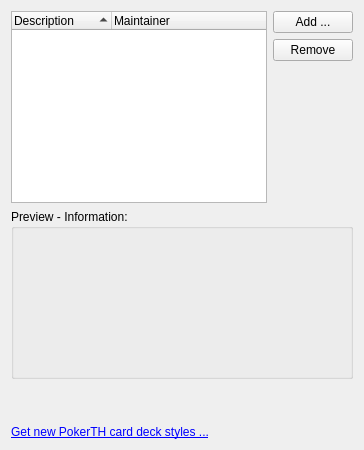
           <widget class="QWidget" name="tab_4">
            <attribute name="title">
             <string>Card Deck</string>
            </attribute>
            <layout class="QGridLayout" name="gridLayout_14">
             <item row="0" column="1">
              <layout class="QVBoxLayout" name="verticalLayout_2">
               <item>
                <widget class="QPushButton" name="pushButton_addCardDeckStyle">
                 <property name="text">
                  <string>Add ...</string>
                 </property>
                </widget>
               </item>
               <item>
                <widget class="QPushButton" name="pushButton_removeCardDeckStyle">
                 <property name="text">
                  <string>Remove</string>
                 </property>
                </widget>
               </item>
               <item>
                <spacer name="verticalSpacer_333">
                 <property name="orientation">
                  <enum>Qt::Vertical</enum>
                 </property>
                 <property name="sizeHint" stdset="0">
                  <size>
                   <width>20</width>
                   <height>17</height>
                  </size>
                 </property>
                </spacer>
               </item>
              </layout>
             </item>
             <item row="1" column="0" colspan="2">
              <widget class="QGroupBox" name="groupBox_14">
               <property name="minimumSize">
                <size>
                 <width>0</width>
                 <height>170</height>
                </size>
               </property>
               <property name="maximumSize">
                <size>
                 <width>16777215</width>
                 <height>170</height>
                </size>
               </property>
               <property name="title">
                <string>Preview - Information:</string>
               </property>
               <layout class="QGridLayout" name="gridLayout_16">
                <item row="0" column="0">
                 <widget class="QLabel" name="label_cardDeckStylePreview">
                  <property name="minimumSize">
                   <size>
                    <width>160</width>
                    <height>120</height>
                   </size>
                  </property>
                  <property name="maximumSize">
                   <size>
                    <width>160</width>
                    <height>120</height>
                   </size>
                  </property>
                  <property name="text">
                   <string/>
                  </property>
                 </widget>
                </item>
                <item row="0" column="1">
                 <widget class="QLabel" name="label_cardDeckStyleInfo">
                  <property name="minimumSize">
                   <size>
                    <width>0</width>
                    <height>160</height>
                   </size>
                  </property>
                  <property name="maximumSize">
                   <size>
                    <width>16777215</width>
                    <height>160</height>
                   </size>
                  </property>
                  <property name="styleSheet">
                   <string notr="true">QObject {font: 14px}</string>
                  </property>
                  <property name="text">
                   <string/>
                  </property>
                  <property name="textFormat">
                   <enum>Qt::RichText</enum>
                  </property>
                  <property name="alignment">
                   <set>Qt::AlignLeading|Qt::AlignLeft|Qt::AlignTop</set>
                  </property>
                 </widget>
                </item>
               </layout>
              </widget>
             </item>
             <item row="3" column="0" colspan="2">
              <widget class="QLabel" name="label_56">
               <property name="text">
                <string>&lt;!DOCTYPE HTML PUBLIC &quot;-//W3C//DTD HTML 4.0//EN&quot; &quot;http://www.w3.org/TR/REC-html40/strict.dtd&quot;&gt;
&lt;html&gt;&lt;head&gt;&lt;meta name=&quot;qrichtext&quot; content=&quot;1&quot; /&gt;&lt;style type=&quot;text/css&quot;&gt;
p, li { white-space: pre-wrap; }
&lt;/style&gt;&lt;/head&gt;&lt;body&gt;
&lt;p style=&quot; margin-top:0px; margin-bottom:0px; margin-left:0px; margin-right:0px; -qt-block-indent:0; text-indent:0px;&quot;&gt;&lt;a href=&quot;http://cdstyles.pokerth.net/&quot;&gt;&lt;span style=&quot; text-decoration: underline; color:#0000ff;&quot;&gt;Get new PokerTH card deck styles ...&lt;/span&gt;&lt;/a&gt;&lt;/p&gt;&lt;/body&gt;&lt;/html&gt;</string>
               </property>
               <property name="openExternalLinks">
                <bool>true</bool>
               </property>
              </widget>
             </item>
             <item row="0" column="0">
              <widget class="QTreeWidget" name="treeWidget_cardDeckStyles">
               <property name="indentation">
                <number>5</number>
               </property>
               <property name="rootIsDecorated">
                <bool>false</bool>
               </property>
               <property name="itemsExpandable">
                <bool>false</bool>
               </property>
               <property name="sortingEnabled">
                <bool>true</bool>
               </property>
               <property name="allColumnsShowFocus">
                <bool>true</bool>
               </property>
               <attribute name="headerShowSortIndicator" stdset="0">
                <bool>true</bool>
               </attribute>
               <column>
                <property name="text">
                 <string>Description</string>
                </property>
               </column>
               <column>
                <property name="text">
                 <string>Maintainer</string>
                </property>
               </column>
              </widget>
             </item>
             <item row="2" column="0">
              <spacer name="verticalSpacer_18">
               <property name="orientation">
                <enum>Qt::Vertical</enum>
               </property>
               <property name="sizeHint" stdset="0">
                <size>
                 <width>20</width>
                 <height>40</height>
                </size>
               </property>
              </spacer>
             </item>
            </layout>
           </widget>
